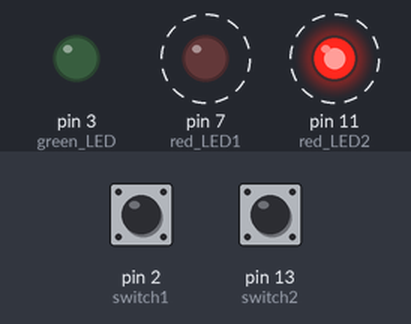
A sketch run on a simulated Arduino Uno, built with avr-gcc and run on an emulated ATmega328P. On the bench: output pins drawn as LEDs (lit = HIGH). Dashed ring = blinking. Inputs (shaded band) come from the test bench; at power-on: pin 2 (switch1) HIGH, pin 13 (switch2) HIGH.

Above: at 1.3 s.
1.7 s: pin 2 (switch1) pulled LOW for 3.2 s
At 1.9 s:
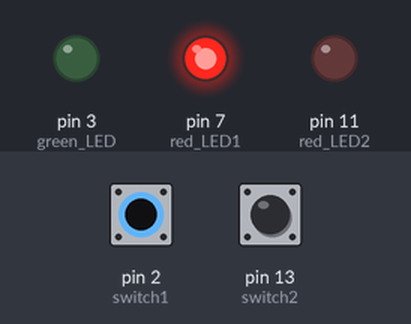
At 3.2 s:
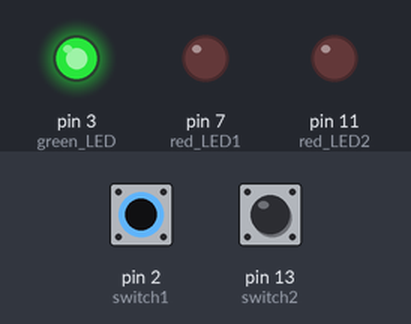
Timing chart, 0 to 12.4 s (numbered marks = the images above; inputs shaded):
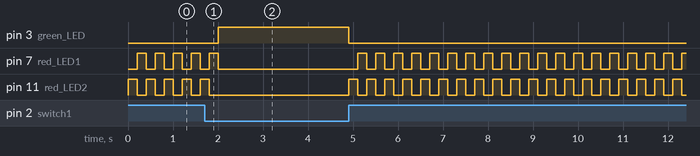

Measured:
- after the input at 1.7 s, pin 3 (green_LED): LOW → HIGH after 0.30 s, → LOW 2.9 s later
- by itself, pin 11 (red_LED2): repeats every 0.40 s: HIGH 0.20 s, LOW 0.20 s

The sketch:

_02_spaceship_interface.ino
```cpp
int switchState1 = 0;    //toggles the mode
int switchState2 = 0;    //increases the blink speed
int blinkDelay = 400;

void setup() {
  // put your setup code here, to run once:
  pinMode(2, INPUT);     //switch1
  pinMode(13, INPUT);    //switch2
  pinMode(3, OUTPUT);    //green LED
  pinMode(7, OUTPUT);    //red LED1
  pinMode(11, OUTPUT);   //red LED2
}

void loop() {
  // put your main code here, to run repeatedly:
  switchState1 = digitalRead(2);
  switchState2 = digitalRead(13);

  if (switchState1 == LOW){
    digitalWrite(3, HIGH);
    digitalWrite(7, LOW);
    digitalWrite(11, LOW);
  }
  else{

    if (switchState2 == LOW)
      blinkDelay = 400;
    else
      blinkDelay = 200;

    digitalWrite(3, LOW);
    digitalWrite(7, LOW);
    digitalWrite(11, HIGH);

    delay(blinkDelay);

    digitalWrite(7, HIGH);
    digitalWrite(11, LOW);

    delay(blinkDelay);
  }

}
```
